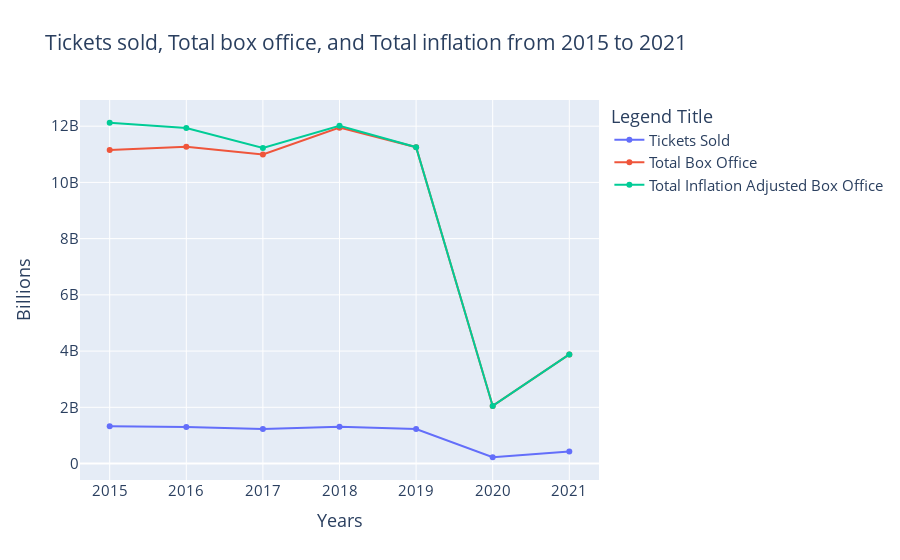

The code cell stored with this chart in its notebook:
### Code cell
# Reset year range from 2015 to 2021
df_ticket_year = df_ticket_num[df_ticket_num['YEAR'].isin([x for x in range(2015,2022)])]
# Plot points into a Scatter line graph for Tickets sold, Total Box Office, and Total Inflation
fig_box_office = go.Figure(data=[
    go.Scatter(name='Tickets Sold', x=df_ticket_year['YEAR'], y=df_ticket_year['TICKETS SOLD']),
    go.Scatter(name='Total Box Office', x=df_ticket_year['YEAR'], y=df_ticket_year['TOTAL BOX OFFICE']),
    go.Scatter(name='Total Inflation Adjusted Box Office', x=df_ticket_year['YEAR'], y=df_ticket_year['TOTAL INFLATION ADJUSTED BOX OFFICE'])])
# Update Graph Titles
fig_box_office.update_layout(title_text="Tickets sold, Total box office, and Total inflation from 2015 to 2021",
    font=dict(size=15),
    xaxis_title="Years",
    yaxis_title="Billions",
    legend_title="Legend Title"
)
# Print Line Graph
fig_box_office.show()
# Calculate analysis
revenue_lost = round(100-(df_ticket_year["TOTAL BOX OFFICE"].values[1]/df_ticket_year["TOTAL BOX OFFICE"].values[2])*100)
tickets_lost = round(100-(df_ticket_year["TICKETS SOLD"].values[1]/df_ticket_year["TICKETS SOLD"].values[2])*100)
tickets_lost1 = round((df_ticket_year["TICKETS SOLD"].values[0]-df_ticket_year["TICKETS SOLD"].values[1])/df_ticket_year["TICKETS SOLD"].values[3]*100)
revenue_lost1 = round((df_ticket_year["TOTAL BOX OFFICE"].values[0]-df_ticket_year["TOTAL BOX OFFICE"].values[1])/df_ticket_year["TOTAL BOX OFFICE"].values[3]*100)
# Print an analysis
print("Percentage of Total Box Office Revenue decreased between COVID 2019 to 2020 by " + str(revenue_lost) + "%.")
print("Percentage of Total Tickets dcreased between COVID 2019 to 2020 by " + str(tickets_lost) + "%.")
print("Percentage of Total Box Office Revenue increased between 2020 to 2021 by " + str(revenue_lost1) + "% of original 2019 revenue.")
print("Percentage of Total Tickets increased between 2020 to 2021 by " + str(tickets_lost1) + "% of original 2019 revenue.")

### Figure 1 — Plotly figure (JSON) as saved in the notebook; plotly's stock layout.template omitted (floating-point values rounded to 4 significant figures)
{"data": [{"name": "Tickets Sold", "type": "scatter", "x": [2021, 2020, 2019, 2018, 2017, 2016, 2015], "y": [423774881, 223638958, 1228541629, 1311536128, 1225639761, 1302556378, 1323356776]}, {"name": "Total Box Office", "type": "scatter", "x": [2021, 2020, 2019, 2018, 2017, 2016, 2015], "y": [3881777912, 2048534616, 11253443955, 11948096650, 10993991460, 11267115924, 11155900636]}, {"name": "Total Inflation Adjusted Box Office", "type": "scatter", "x": [2021, 2020, 2019, 2018, 2017, 2016, 2015], "y": [3881777912, 2048534616, 11253444050, 12013670952, 11226860216, 11931416424, 12121948075]}], "layout": {"font": {"size": 15}, "legend": {"title": {"text": "Legend Title"}}, "title": {"text": "Tickets sold, Total box office, and Total inflation from 2015 to 2021"}, "xaxis": {"title": {"text": "Years"}}, "yaxis": {"title": {"text": "Billions"}}}}
